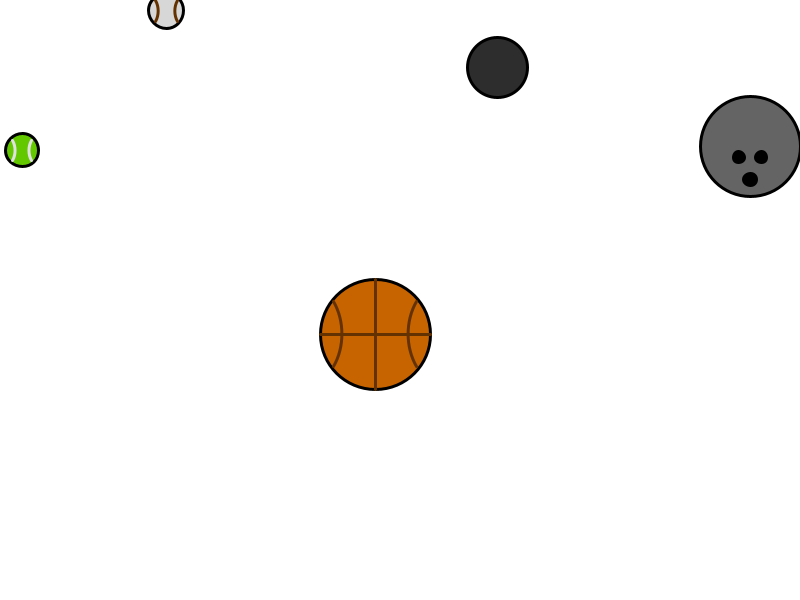
Frame 1 (no input)
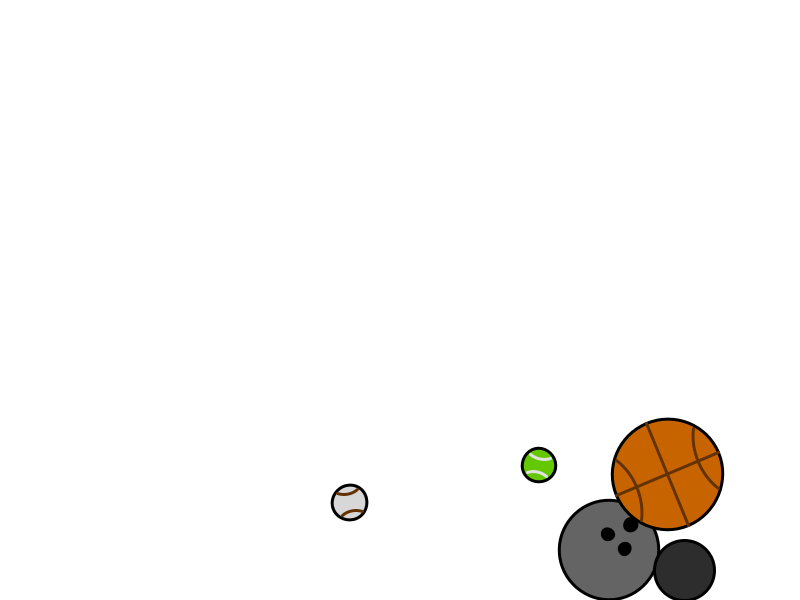
Frame 60 (the mouse pressed at the canvas centre just before this capture)
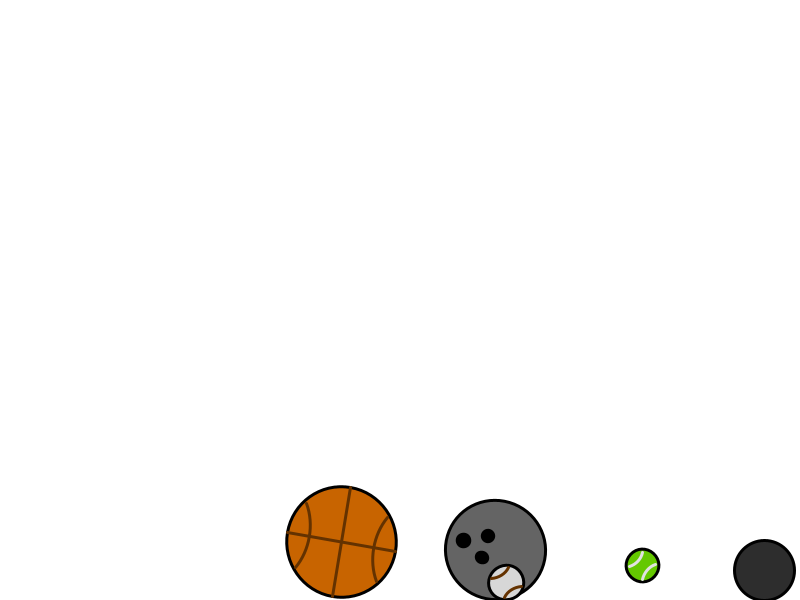
Frame 120 (the mouse held since frame 60 and released just before this capture)

The Processing sketch that drew these frames (run headless with seeded random() and noise(); from frame 60 on, the mouse is pressed at the canvas centre):

// Processing sketch: processing_185900
// ── processing_185900.pde

Bowling bowlingball1;
Basket basketball1;
Base baseball1;
Lead leadball1;
Tennis tennisball1;
int holding;



 
void setup()
{
  size (800, 600);
  
  bowlingball1 = new Bowling();
  basketball1 = new Basket();
  baseball1 = new Base();
  leadball1 = new Lead();
  tennisball1 = new Tennis();
  
}
 
 
void draw()
{
  background(255);
 
  bowlingball1.update();
  bowlingball1.display();
  baseball1.update();
  baseball1.display();
  
  leadball1.update();
  leadball1.display();
  tennisball1.update();
  tennisball1.display();
  
  basketball1.update();
  basketball1.display();

  
}



class Ball{
float xSpeed;
float ySpeed;
float xPosition;
float yPosition;
float spring;
float rot, frot; 
float dia;
float weight;
PImage basketball;
int rolling = 0;
int parea;
int id;

  
 Ball(){
   xSpeed = random(10);
   ySpeed = random(10);
  rot = 0;
  frot = rot;  
  xPosition = random(width);
  yPosition = random(height);
 }

void update(){  
  
  if(holding==0 && mousePressed && dist(mouseX,mouseY,xPosition,yPosition)<parea){
   parea = width;
   holding = id;    
  }else{
   holding = 0;
   parea = int(dia);
  }
  
  
  
  if(holding == id){
   
//  if(mousePressed && dist(mouseX,mouseY,xPosition,yPosition)<parea){
//   parea = width;
  
 // pparea = width;
  rolling = 0;

  xPosition = mouseX;
  yPosition = mouseY;
  
  xSpeed = (mouseX - pmouseX)*weight;  
  if((mouseY - pmouseY)<0){
  ySpeed = (mouseY - pmouseY)*weight;
  }else{
  ySpeed = mouseY - pmouseY;
  }
  


  }else{

  xPosition = xPosition;
  yPosition = yPosition;
//    pparea = int(dia);
    
  if (rolling == 1){
  rot+=map(xSpeed,0,width,0,(PI*dia)*(width/(PI*dia)));
  }else{
  rot=rot;
  }
  
  frot += (rot - frot) *.5;

  
  ySpeed +=1;
  xSpeed *=.9975;
  xPosition += xSpeed;
  yPosition += ySpeed;
 // changing directions after hitting the right wall
  if (xPosition > width-dia/2)
  {
    xPosition=width-dia/2;
    xSpeed=-xSpeed*spring;
    rolling = 1;
  }
  
// changing directions after hitting the left wall
  if (xPosition<dia/2)
  {
    xPosition=dia/2;  
    xSpeed=-xSpeed*spring;
    rolling = 1;
  }
  
// loosing height after each bounce
  if (yPosition > height-dia/2)
  {
    yPosition=height-dia/2;
    ySpeed = -ySpeed*spring;
    rolling = 1;
  }
  
// slow the ball down faster when it is rolling.
  if (yPosition > height-dia/2-1)
  {
    xSpeed *=.9975;
  }
  } 
}   
}
class Base extends Ball{
  
 Base(){
  spring = .5;
  dia = 35;
  weight = .75;
  id = 1;
 }
 

 
 void display(){
  baseball(xPosition, yPosition, dia, frot); 
 }
    
}
class Basket extends Ball{
  
 Basket(){
  spring = .8;
  dia = 110;
  weight = .5;
  id = 2;
 }
 

 
 void display(){
  bball(xPosition, yPosition, dia, frot); 
 }
    
}
class Bowling extends Ball{
  
 Bowling(){
  spring = .4;
  dia = 100;
  weight = .25;
  id = 3;
 }
 

 
 void display(){
  bowlingball(xPosition, yPosition, dia, frot); 
 }
    
}
class Lead extends Ball{
  
 Lead(){
  spring = .1;
  dia = 60;
  weight = .1;
  id = 4;
 }
 

 
 void display(){
   stroke(0);
   fill(45);
  ellipse(xPosition, yPosition, dia, dia); 
 }
    
}
class Tennis extends Ball{
  
 Tennis(){
  spring = .7;
  dia = 33.5;
  weight = .9;
  id = 5;
 }
 

 
 void display(){
   tennisball(xPosition, yPosition, dia, frot); 
 }
    
}
void bowlingball(float x,float y,float d,float r){
   
   pushMatrix();
   translate(x,y);
   rotate(radians(r));
   ///
   stroke(0);
   strokeWeight(3);
   fill(100); 
   ellipse(0,0,d,d);
   fill(0);
   ellipse(-d/9,d/9,d/9,d/9);
   ellipse(d/9,d/9,d/9,d/9);
   ellipse(0,(d/9)*3,d/8,d/8);
   ///
   popMatrix();  
}

void bball(float x,float y,float d,float r){
 pushMatrix();
   translate(x,y);
   rotate(radians(r));
   ///
   stroke(0);
   strokeWeight(3);
   fill(200,100,0); 
   ellipse(0,0,d,d);
   stroke(100,50,0);
   noFill();
   arc(-d*.7,0,d*.8,d,radians(-36),radians(36));
   arc(d*.7,0,d*.8,d,radians(144),radians(216));
   line(0,-d/2,0,d/2);
   line(-d/2,0,d/2,0);

   ///
   popMatrix();  
}

void baseball(float x,float y,float d,float r){
   
   pushMatrix();
   translate(x,y);
   rotate(radians(r));
   ///
   stroke(0);
   strokeWeight(3);
   fill(215); 
   ellipse(0,0,d,d);
   stroke(100,50,0);
   noFill();
   arc(-d*.65,0,d*.8,d,radians(-36),radians(36));
   arc(d*.65,0,d*.8,d,radians(144),radians(216));

   ///
   popMatrix();  
}

void tennisball(float x,float y,float d,float r){
   
   pushMatrix();
   translate(x,y);
   rotate(radians(r));
   ///
   stroke(0);
   strokeWeight(3);
   fill(100,200,0); 
   ellipse(0,0,d,d);
   stroke(225);
   noFill();
   arc(-d*.6,0,d*.8,d,radians(-36),radians(36));
   arc(d*.6,0,d*.8,d,radians(144),radians(216));

   ///
   popMatrix();  
}
